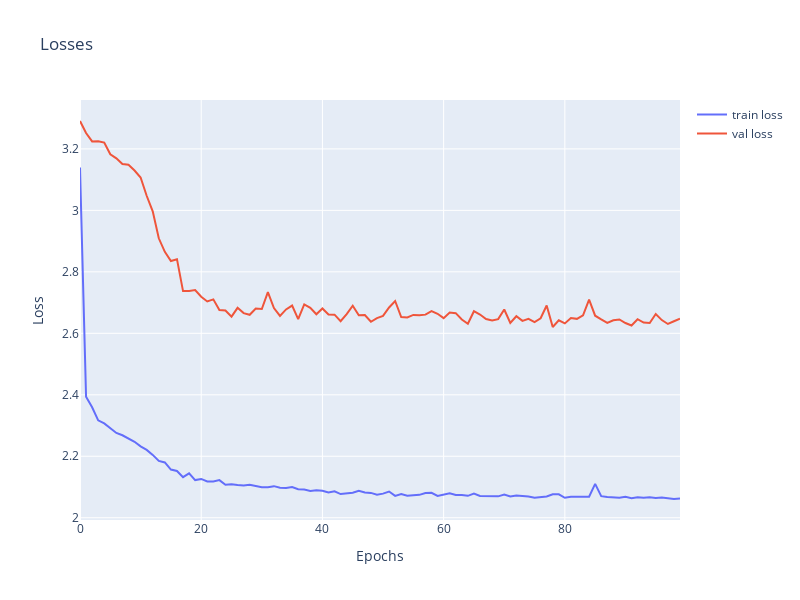

Notebook cell for this chart:
### Code cell
import plotly.graph_objs as go
import pandas as pd

fig = go.Figure()
df = pd.read_csv('binned_returns.csv')#returns['binned_returns']

fig.add_trace(go.Scatter(x=list(range(len(train_losses))), y=train_losses, name='train loss'))
fig.add_trace(go.Scatter(x=list(range(len(val_losses))), y=val_losses, name='val loss'))

fig.update_layout(title='Losses',
                  xaxis_title='Epochs',
                  yaxis_title='Loss',
                  width=800,
                  height=600)

fig.show()
print("best ep: ", torch.argmin(torch.tensor(val_losses))) 
# FIXME to save
save_dir=f"saved_models/binned_energy_{epochs}_{NUM_ENCODER_LAYERS}_{FFN_HID_DIM}_{EMB_SIZE}"
# torch.save(transformer, save_dir)
# num encoder, ffn hid dim, emb size
